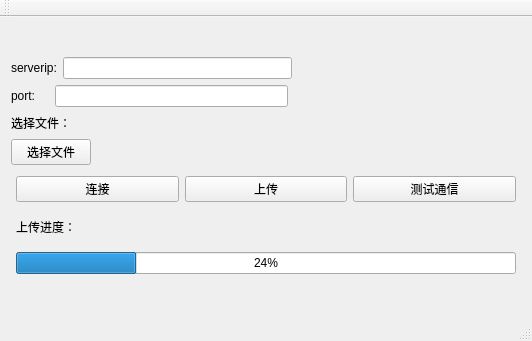
<?xml version="1.0" encoding="UTF-8"?>
<ui version="4.0">
 <class>MainWindow</class>
 <widget class="QMainWindow" name="MainWindow">
  <property name="geometry">
   <rect>
    <x>0</x>
    <y>0</y>
    <width>532</width>
    <height>341</height>
   </rect>
  </property>
  <property name="windowTitle">
   <string>MainWindow</string>
  </property>
  <widget class="QWidget" name="centralWidget">
   <layout class="QVBoxLayout" name="verticalLayout">
    <item>
     <spacer name="verticalSpacer_2">
      <property name="orientation">
       <enum>Qt::Vertical</enum>
      </property>
      <property name="sizeHint" stdset="0">
       <size>
        <width>20</width>
        <height>40</height>
       </size>
      </property>
     </spacer>
    </item>
    <item>
     <layout class="QHBoxLayout" name="horizontalLayout">
      <item>
       <widget class="QLabel" name="ipLb">
        <property name="text">
         <string>serverip:</string>
        </property>
       </widget>
      </item>
      <item>
       <widget class="QLineEdit" name="ipEd"/>
      </item>
      <item>
       <spacer name="horizontalSpacer">
        <property name="orientation">
         <enum>Qt::Horizontal</enum>
        </property>
        <property name="sizeHint" stdset="0">
         <size>
          <width>40</width>
          <height>20</height>
         </size>
        </property>
       </spacer>
      </item>
     </layout>
    </item>
    <item>
     <layout class="QHBoxLayout" name="horizontalLayout_2">
      <item>
       <widget class="QLabel" name="portLb">
        <property name="text">
         <string>port:    </string>
        </property>
       </widget>
      </item>
      <item>
       <widget class="QLineEdit" name="portEd"/>
      </item>
      <item>
       <spacer name="horizontalSpacer_2">
        <property name="orientation">
         <enum>Qt::Horizontal</enum>
        </property>
        <property name="sizeHint" stdset="0">
         <size>
          <width>40</width>
          <height>20</height>
         </size>
        </property>
       </spacer>
      </item>
     </layout>
    </item>
    <item>
     <layout class="QHBoxLayout" name="horizontalLayout_3">
      <item>
       <widget class="QLabel" name="label_2">
        <property name="text">
         <string>选择文件：</string>
        </property>
       </widget>
      </item>
      <item>
       <widget class="QLabel" name="fileLb">
        <property name="text">
         <string/>
        </property>
       </widget>
      </item>
      <item>
       <spacer name="horizontalSpacer_3">
        <property name="orientation">
         <enum>Qt::Horizontal</enum>
        </property>
        <property name="sizeHint" stdset="0">
         <size>
          <width>40</width>
          <height>20</height>
         </size>
        </property>
       </spacer>
      </item>
     </layout>
    </item>
    <item>
     <layout class="QHBoxLayout" name="horizontalLayout_4">
      <item>
       <widget class="QPushButton" name="fileBtn">
        <property name="text">
         <string>选择文件</string>
        </property>
       </widget>
      </item>
      <item>
       <spacer name="horizontalSpacer_4">
        <property name="orientation">
         <enum>Qt::Horizontal</enum>
        </property>
        <property name="sizeHint" stdset="0">
         <size>
          <width>40</width>
          <height>20</height>
         </size>
        </property>
       </spacer>
      </item>
     </layout>
    </item>
    <item>
     <layout class="QHBoxLayout" name="horizontalLayout_5">
      <property name="leftMargin">
       <number>5</number>
      </property>
      <property name="topMargin">
       <number>5</number>
      </property>
      <property name="rightMargin">
       <number>5</number>
      </property>
      <property name="bottomMargin">
       <number>5</number>
      </property>
      <item>
       <widget class="QPushButton" name="conBtn">
        <property name="text">
         <string>连接</string>
        </property>
       </widget>
      </item>
      <item>
       <widget class="QPushButton" name="uploadBtn">
        <property name="text">
         <string>上传</string>
        </property>
       </widget>
      </item>
      <item>
       <widget class="QPushButton" name="testBtn">
        <property name="text">
         <string>测试通信</string>
        </property>
       </widget>
      </item>
     </layout>
    </item>
    <item>
     <layout class="QHBoxLayout" name="horizontalLayout_6">
      <property name="leftMargin">
       <number>5</number>
      </property>
      <property name="topMargin">
       <number>5</number>
      </property>
      <property name="rightMargin">
       <number>5</number>
      </property>
      <property name="bottomMargin">
       <number>5</number>
      </property>
      <item>
       <widget class="QLabel" name="label">
        <property name="text">
         <string>上传进度：</string>
        </property>
       </widget>
      </item>
     </layout>
    </item>
    <item>
     <layout class="QHBoxLayout" name="horizontalLayout_7">
      <property name="leftMargin">
       <number>5</number>
      </property>
      <property name="topMargin">
       <number>5</number>
      </property>
      <property name="rightMargin">
       <number>5</number>
      </property>
      <property name="bottomMargin">
       <number>5</number>
      </property>
      <item>
       <widget class="QProgressBar" name="progressBar">
        <property name="value">
         <number>24</number>
        </property>
       </widget>
      </item>
     </layout>
    </item>
    <item>
     <spacer name="verticalSpacer">
      <property name="orientation">
       <enum>Qt::Vertical</enum>
      </property>
      <property name="sizeHint" stdset="0">
       <size>
        <width>20</width>
        <height>40</height>
       </size>
      </property>
     </spacer>
    </item>
   </layout>
  </widget>
  <widget class="QMenuBar" name="menuBar">
   <property name="geometry">
    <rect>
     <x>0</x>
     <y>0</y>
     <width>532</width>
     <height>23</height>
    </rect>
   </property>
  </widget>
  <widget class="QToolBar" name="mainToolBar">
   <attribute name="toolBarArea">
    <enum>TopToolBarArea</enum>
   </attribute>
   <attribute name="toolBarBreak">
    <bool>false</bool>
   </attribute>
  </widget>
  <widget class="QStatusBar" name="statusBar"/>
 </widget>
 <layoutdefault spacing="6" margin="11"/>
 <resources/>
 <connections/>
</ui>
